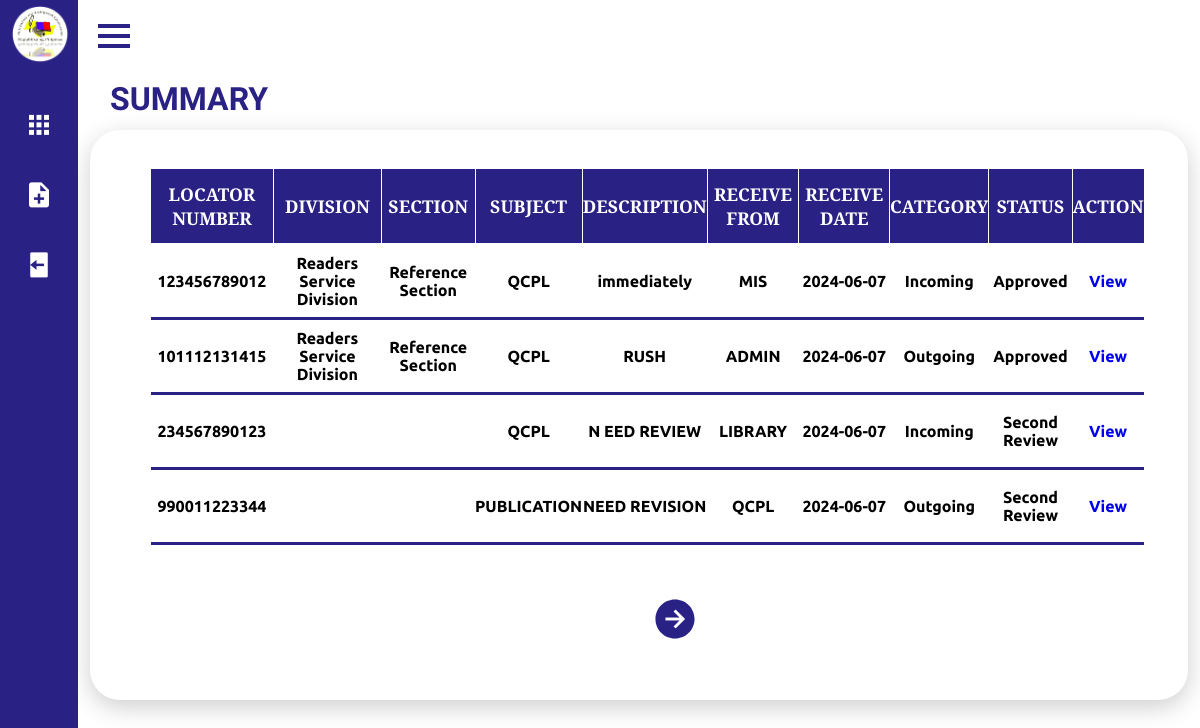
The page /Frontend/Dashboard/receiving.php on the database as committed earlier.
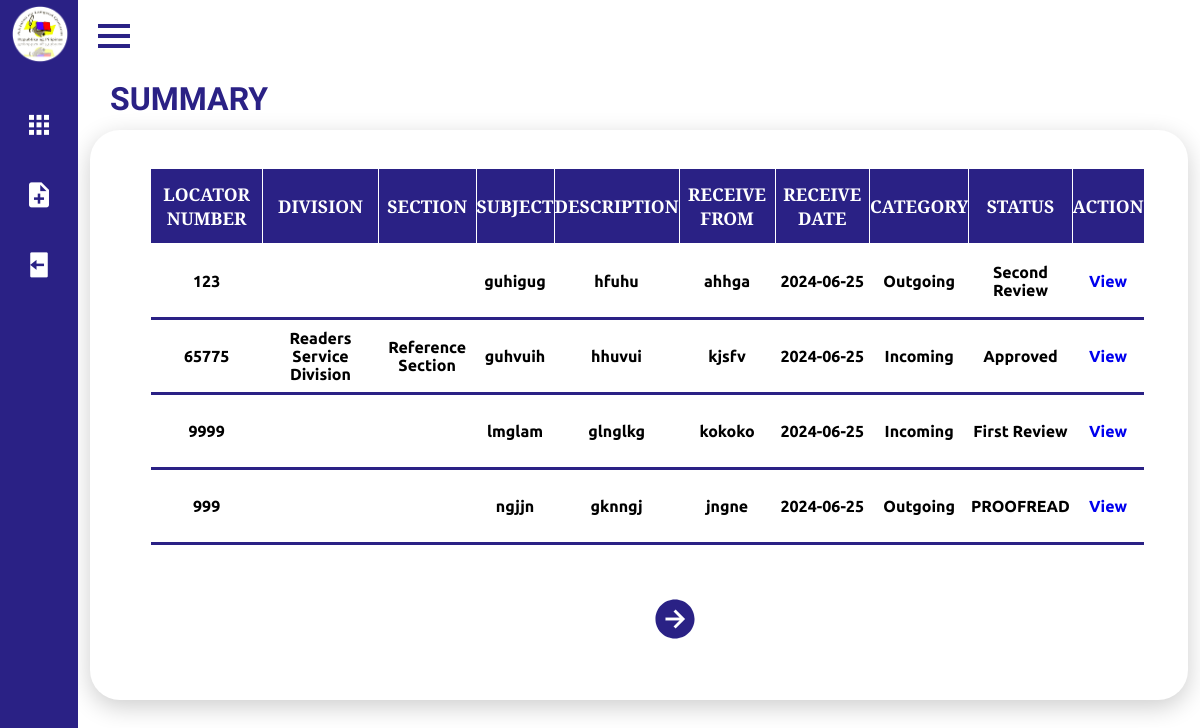
The same page on the database as committed later.
### tables this page shows
CREATE TABLE `fileupload` (
  `id` int(11) NOT NULL,
  `file_name` varchar(255) NOT NULL,
  `division` varchar(255) DEFAULT NULL,
  `section` varchar(255) DEFAULT NULL,
  `category` enum('Incoming','Outgoing','','') DEFAULT NULL,
  `locator_num` varchar(255) DEFAULT NULL,
  `received_date` date DEFAULT NULL,
  `received_from` varchar(255) DEFAULT NULL,
  `subject` varchar(255) DEFAULT NULL,
  `description` text DEFAULT NULL,
  `type` varchar(100) DEFAULT NULL,
  `file_path` varchar(255) NOT NULL,
  `proofreader_comment` varchar(255) NOT NULL,
  `boss2_comment` varchar(255) NOT NULL,
  `boss1_comment` varchar(255) NOT NULL,
  `status` varchar(255) NOT NULL
);

### Frontend/Dashboard/receiving.php (the view, shortened to what this page needs)
<!DOCTYPE html>
<html lang="en">
<head>
    <link rel="stylesheet" href="style.css">
    <link href='https://unpkg.com/boxicons@2.0.7/css/boxicons.min.css' rel='stylesheet'>
</head>
<body>
     <div class="sidebar close">
        <div class="logo-details">
            <span class="img">
                <img src="imgs/logo.png" >
            </span>
        </div>
        <ul class="nav-links">
          <li>
            <div class="iocn-link">
              <a href="receiving.php">
                <i class='bx bxs-grid'></i>
              </a>
            </div>
          </li>
          <li>
            <div class="iocn-link">
              <a href="uploadincoming.php">
              <i class='bx bxs-file-plus' ></i>
              </a>
            </div>
          </li>
          <li>
            <a href="/qcpl/Backend/logout.php">
              <i class='bx bxs-log-out' ></i>
            </a>
          </li>
      </ul>
      </div>
        <section class="home-section">
            <div class="home-content">
              <i class='bx bx-menu' ></i>
            </div>
            <div class="details">
                <div class="upload">
                    <div class="cardHeader">
                        <h2>SUMMARY</h2>
                        <div class="rec_dash">
                            <?php
                            $server = "localhost";
                            $username = "root";
                            $password = "";
                            $db = "qcpl";
                            $conn = new mysqli($server, $username, $password, $db);
                            $rowsPerPage = 4;
                            $page = isset($_GET['page']) ? intval($_GET['page']) : 1;
                            $offset = ($page - 1) * $rowsPerPage;
                            $sql = "SELECT * FROM fileupload LIMIT ? OFFSET ?";
                            $stmt = $conn->prepare($sql);
                            $stmt->bind_param("ii", $rowsPerPage, $offset);
                            $stmt->execute();
                            $result = $stmt->get_result();
                            if ($result->num_rows > 0) {
                                echo "<table>";
                                echo "<tr><th>Locator Number</th><th>Division</th><th>Section</th><th>Subject</th><th>Description</th><th>Receive From</th><th>Receive Date</th><th>Category</th><th>Status</th><th>Action</th></tr>";
                                while ($row = $result->fetch_assoc()) {
                                    echo "<tr>";
                                    echo "<td><center>" . $row["locator_num"] . "</td>";
                                    echo "<td><center>" . $row["division"] . "</td>";
                                    echo "<td><center>" . $row["section"] . "</td>";
                                    echo "<td><center>" . $row["subject"] . "</td>";
                                    echo "<td><center>" . $row["description"] . "</td>";
                                    echo "<td><center>" . $row["received_from"] . "</td>";
                                    echo "<td><center>" . $row["received_date"] . "</td>";
                                    echo "<td><center>" . $row["category"] . "</td>";
                                    echo "<td><center>" . $row["status"] . "</td>";
                                    echo "<td>" ."<center>". "<a href='receivelocator.php?locator_num=" . htmlspecialchars($row["locator_num"]) . "' target='_self'>View</a></td>";
                                    echo "</tr>";
                                }
                                echo "</table>";
                                $nextPage = $page + 1;
                                echo "<a href='?page=$nextPage' id='next' ><ion-icon name='arrow-forward-circle-sharp'></ion-icon></a>";
                            } else {
                                echo "<p>No Approved Document.</p>";
                            }
                            ?>
                    </div>
                </div>
            </div>
        </section>
</body>
</html>

Rows that differ between the two databases and show on the page:
removed fileupload: locator_num "123456789012", division "Readers Service Division", section "Reference Section", subject "QCPL", description "immediately", received_from "MIS", received_date "2024-06-07", category "Incoming", status "Approved"
removed fileupload: locator_num "101112131415", division "Readers Service Division", section "Reference Section", subject "QCPL", description "RUSH", received_from "ADMIN", received_date "2024-06-07", category "Outgoing", status "Approved"
removed fileupload: locator_num "234567890123", subject "QCPL", description "N EED REVIEW", received_from "LIBRARY", received_date "2024-06-07", category "Incoming", status "Second Review"
removed fileupload: locator_num "990011223344", subject "PUBLICATION", description "NEED REVISION", received_from "QCPL", received_date "2024-06-07", category "Outgoing", status "Second Review"
added fileupload: locator_num "123", subject "guhigug", description "hfuhu", received_from "ahhga", received_date "2024-06-25", category "Outgoing", status "Second Review"
added fileupload: locator_num "65775", division "Readers Service Division", section "Reference Section", subject "guhvuih", description "hhuvui", received_from "kjsfv", received_date "2024-06-25", category "Incoming", status "Approved"
added fileupload: locator_num "9999", subject "lmglam", description "glnglkg", received_from "kokoko", received_date "2024-06-25", category "Incoming", status "First Review"
added fileupload: locator_num "999", subject "ngjjn", description "gknngj", received_from "jngne", received_date "2024-06-25", category "Outgoing", status "PROOFREAD"
